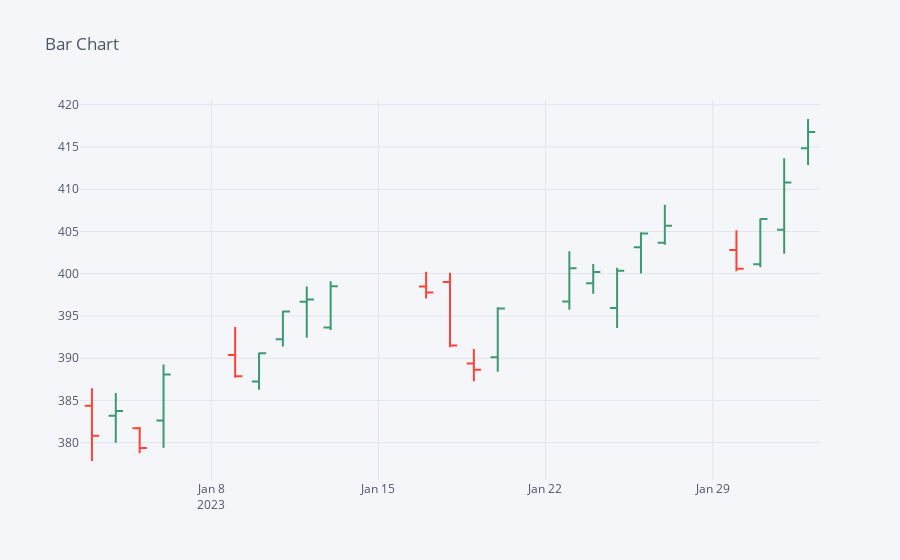

Here is the notebook cell this chart was saved with:
### Code cell
df3[-30:].iplot(kind='ohlc', title='Bar Chart')

### Figure 1 — Plotly figure (JSON) as saved in the notebook; plotly's stock layout.template omitted (floating-point values rounded to 4 significant figures)
{"data": [{"close": [380.8, 383.8, 379.4, 388.1, 387.9, 390.6, 395.5, 397.0, 398.5, 397.8, 391.5, 388.6, 395.9, 400.6, 400.2, 400.4, 404.8, 405.7, 400.6, 406.5, 410.8, 416.8], "high": [386.4, 385.9, 381.8, 389.2, 393.7, 390.6, 395.6, 398.5, 399.1, 400.2, 400.1, 391.1, 396.0, 402.6, 401.1, 400.7, 404.9, 408.2, 405.1, 406.5, 413.7, 418.3], "low": [377.8, 380, 378.8, 379.4, 387.7, 386.3, 391.4, 392.4, 393.3, 397.1, 391.3, 387.3, 388.4, 395.7, 397.6, 393.6, 400.0, 403.4, 400.3, 400.8, 402.4, 412.9], "open": [384.4, 383.2, 381.7, 382.6, 390.4, 387.2, 392.2, 396.7, 393.6, 398.5, 399.0, 389.4, 390.1, 396.7, 398.9, 396.0, 403.1, 403.7, 402.8, 401.1, 405.2, 414.9], "showlegend": false, "type": "ohlc", "x": ["2023-01-03", "2023-01-04", "2023-01-05", "2023-01-06", "2023-01-09", "2023-01-10", "2023-01-11", "2023-01-12", "2023-01-13", "2023-01-17", "2023-01-18", "2023-01-19", "2023-01-20", "2023-01-23", "2023-01-24", "2023-01-25", "2023-01-26", "2023-01-27", "2023-01-30", "2023-01-31", "2023-02-01", "2023-02-02"], "yaxis": "y2"}], "layout": {"legend": {"bgcolor": "#F5F6F9", "font": {"color": "#4D5663"}}, "paper_bgcolor": "#F5F6F9", "plot_bgcolor": "#F5F6F9", "title": {"font": {"color": "#4D5663"}, "text": "Bar Chart"}, "xaxis": {"gridcolor": "#E1E5ED", "rangeslider": {"visible": false}, "showgrid": true, "tickfont": {"color": "#4D5663"}, "title": {"font": {"color": "#4D5663"}, "text": ""}, "zerolinecolor": "#E1E5ED"}, "yaxis": {"gridcolor": "#E1E5ED", "showgrid": true, "showticklabels": false, "tickfont": {"color": "#4D5663"}, "title": {"font": {"color": "#4D5663"}, "text": ""}, "zerolinecolor": "#E1E5ED"}, "yaxis2": {"gridcolor": "#E1E5ED", "showgrid": true, "tickfont": {"color": "#4D5663"}, "title": {"font": {"color": "#4D5663"}, "text": ""}, "zerolinecolor": "#E1E5ED"}}}
